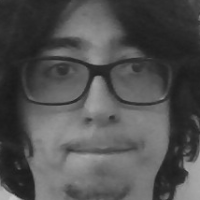
#> input picture data/known/danie/1755099180114.png, 200 x 200 px, given in place of the camera
$ python enroll.py data/known/danie/1755099180114.png
#> lines starting #> are read from the running program, lines starting #| are printed output that depends on the picture; after the words box and inside, x2 and y2 are one past the last pixel; in counts of white or black regions, pixels touching at a corner belong together
# enroll.py
import cv2, os, time, sys
name = sys.argv[1] if len(sys.argv)>1 else "you"
cap = cv2.VideoCapture(0)
face = cv2.CascadeClassifier(cv2.data.haarcascades+'haarcascade_frontalface_default.xml')
os.makedirs(f"data/known/{name}", exist_ok=True)
count=0
while count<30:
    ok,frame=cap.read();  gray=cv2.cvtColor(frame,cv2.COLOR_BGR2GRAY)
#> further down, frame is the input picture: shape (200, 200, 3); min 25, max 201, mean 80.6
    faces=face.detectMultiScale(gray,1.2,5,minSize=(80,80))
#> faces = [[9, 13, 174, 174]]
    for (x,y,w,h) in faces:
        roi=cv2.resize(gray[y:y+h,x:x+w],(200,200))
        cv2.imwrite(f"data/known/{name}/{int(time.time()*1000)}.png",roi)
        count+=1; cv2.rectangle(frame,(x,y),(x+w,y+h),(0,255,0),2)
#> this loop made 1 pass
#> (x, y, w, h, count) on pass 1: (9, 13, 174, 174, 1)
#> pass 1, `roi=cv2.resize(gray[y:y+h,x:x+w],(200,200))`:
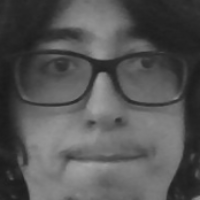
#> roi: shape (200, 200); min 25, max 165, mean 84.9
#> after the loop:
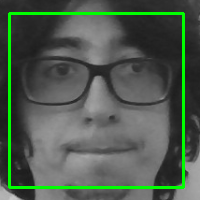
#> frame: shape (200, 200, 3); 5.21% of pixels changed, all inside (x1, y1, x2, y2) = (8, 12, 185, 189)
#> after the loop, count = 1
    cv2.imshow("enroll",frame)
    if cv2.waitKey(1)&0xFF==ord('q'):break
#> (key q is pressed here)
cap.release(); cv2.destroyAllWindows()
print("Saved",count,"images to",f"data/known/{name}")
#| Saved 1 images to data/known/data/known/danie/1755099180114.png
